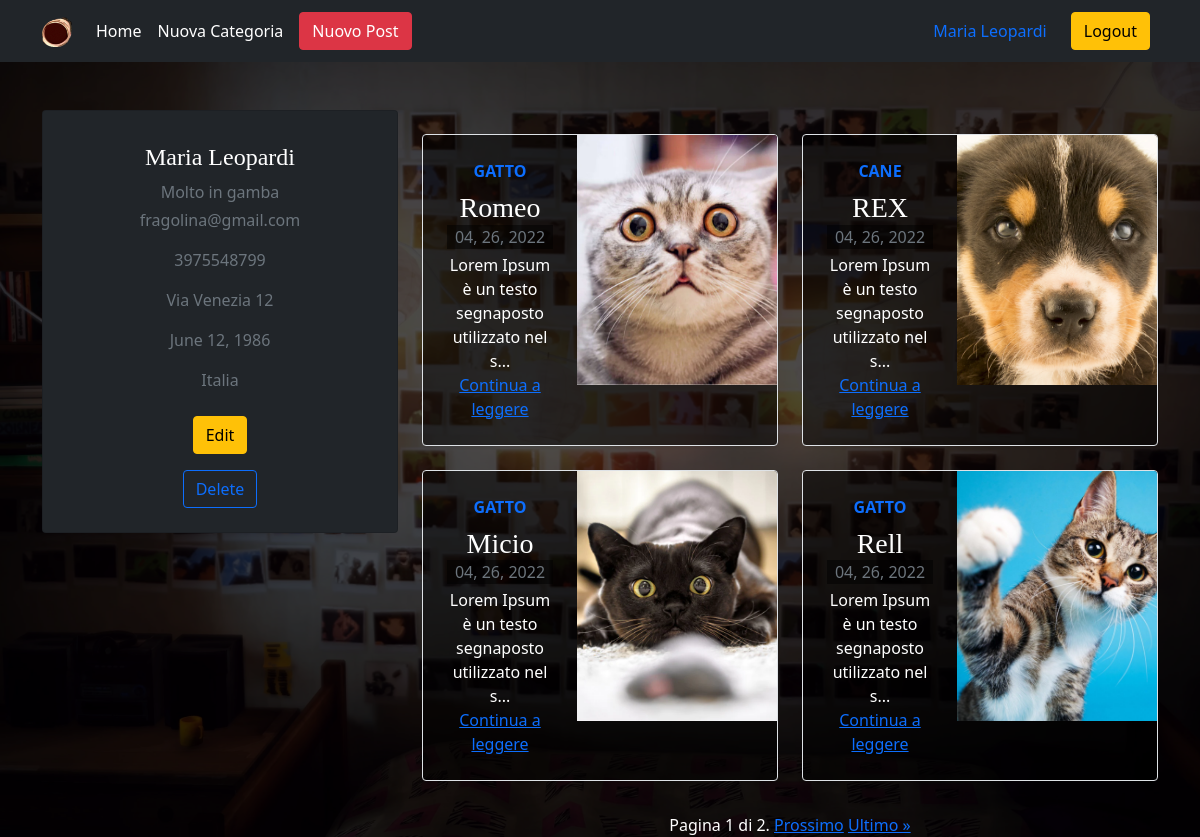
Page /account/8/ (signed in) on the committed database.
### account/models.py (models this page shows)
class Account(models.Model):
    user = models.OneToOneField(User,on_delete=models.CASCADE,blank=True,null=True)#quello corrente
    firstname = models.CharField(max_length=100,blank=True)
    surname = models.CharField(max_length=100,blank=True)
    information=models.CharField(max_length=100,blank=True)
    email = models.EmailField(max_length=100,blank=True)
    mobile = models.CharField(max_length=100,blank=True)
    address = models.CharField(max_length=100,blank=True)
    country = models.CharField(max_length=100,blank=True)
    date_of_birth = models.DateField(blank=True,null=True)
    posts= models.ManyToManyField(MyPost, related_name='Posts',blank=True)

### post/models.py (models this page shows)
class MyPost(models.Model):
    name=models.CharField(max_length=25)
    description=models.TextField(max_length=200)
    image=models.ImageField(upload_to=user_directory_path,default='404Image.webp')
    categories=models.ManyToManyField(MyCategory, blank=False,max_length=3)
    created_at = models.DateTimeField(null=True, blank=True,auto_now_add=True)
    updated_at = models.DateTimeField(null=True, blank=True,auto_now=True)

### category/models.py (models this page shows, shortened)
class MyCategory(models.Model):
    name=models.CharField(max_length=25,primary_key=True)
    description=models.TextField(max_length=200)
    image=models.ImageField(upload_to='category/img/%Y/%m/%d/',default='404Image.webp')

### account/views.py (the view)
# urls.py: path('<int:pk>/', views.profile, name='profile'),
@require_http_methods(["POST","GET"])
def profile(request,pk):
    account=request.user.account
    posts= Paginator(account.posts.all(),4)
    page_number = request.GET.get('page')
    page_posts = posts.get_page(page_number)
    context={'account':account,'page_posts':page_posts}
    return render(request, 'account/profile.html',context)

### account/templates/account/profile.html (shortened to what this page needs)
{% extends "index/Base.html" %}
	{% block content %}
	{% load static %}
	{% block cssPage %}
	<link rel="stylesheet" href="{% static 'css/general.css' %}">
	<link rel="stylesheet" href="{% static 'css/indexPage.css' %}">
	{% endblock cssPage %}
		<div class="container mt-5">
			<div class="row gutters-sm">
				<div class="col-md-4 mb-3">
				  <div class="card bg-dark">
					<div class="card-body">
					  <div class="d-flex flex-column align-items-center text-center">
						<div class="mt-3">
						  <h4>{{account.firstname}} {{account.surname}}</h4>
						  <p class="text-secondary mb-1">{{account.information}}</p>
						  <p class="text-muted font-size-sm">{{account.email}}</p>
						  <p class="text-muted font-size-sm">{{account.mobile}}</p>
						  <p class="text-muted font-size-sm">{{account.address}}</p>
						  <p class="text-muted font-size-sm">{{account.date_of_birth}}</p>
						  <p class="text-muted font-size-sm">{{account.country}}</p>
							<a class="nav-link px-2 "
                                href="{% url 'account:updateAccount' pk=user.account.id %}"> <button type="button" class="btn btn-warning">Edit</button></a>
								<a class="nav-link px-2 "
                                href="{% url 'account:account_delete' pk=user.account.id %}"> <button type="button" class="btn btn-outline-primary">Delete</button></a>
						</div>
					  </div>
					</div>
				  </div>
				</div>
				<div class="col-md-8 text-black text-left">
					{% if page_posts.paginator.count > 0 %}
					{% include "post/allPost.html" %}
					{% else %}
					<h1>Ancora niente</h1>
					<p> Fai una foto anche tu.</p>
					<p hidden>Secondo me neache una foto ti va di postare se hai trovato questo.  ps +1</p>
					{% endif %}
				</div>
			</div>
		</div>
	{% endblock %}

### templates/index/Base.html (shortened to what this page needs)
<!DOCTYPE html>
<html lang="en" xmlns="http://www.w3.org/1999/xhtml">
    <head>
        {% load static %}
        <link rel="stylesheet"
              type="text/css"
              href="{% static 'css/bootstrap.min.css' %}">
        {% block cssPage %}
        {% endblock cssPage %}
        <link rel="stylesheet" type="text/css" href="{% static 'css/general.css' %}">
    </head>
    <body>
            <div class="cover-container w-100 h-100 mx-auto flex-column text-center text-white"
                 id="cover-container">
                <header class="p-1 bg-dark text-white mb-auto">
                    <div class="container">
                        <div class="d-flex flex-wrap align-items-center justify-content-center justify-content-lg-start">
                            <a href="/"
                               class="navbar-brand">
                                <img src="{% static 'img/O.png' %}" alt="Welcome" width="30" height="30">
                            </a>
                            <ul class="nav col-12 col-lg-auto me-lg-auto mb-2 justify-content-center align-items-center mb-md-0">
                                <li>
                                    <a href="{% url 'index' %}" class="nav-link px-2 text-white">Home</a>
                                </li>
                                <li>
                                    <a href="{% url 'category:categoryCreate' %}" class="nav-link px-2 text-white">Nuova Categoria</a>
                                </li>
                                 <li>
                                    <a href="{% url 'post:post_new' %}"
                                        class="nav-link px-2"> <button type="button" class="btn btn-danger">Nuovo Post</button></a>
                                </li>
                            </ul>
                            {% if user.is_authenticated %}
                            <div class="d-flex align-items-center justify-content-center text-end">
                                <div class="px-2 text-white">
                                    <a href="{% url 'account:profile' pk=user.account.id %}"
                                    class="nav-link px-2"> {{ user.account.firstname }} {{ user.account.surname }}</a>
                                </div>
                            </div>
                            <div class="d-flex align-items-center justify-content-center text-end">
                                <a href="{% url 'account:logged_out' %}"
                                    class="nav-link px-2"> <button type="button" class="btn btn-warning">Logout</button></a>
                            </div>
                            {% endif %}
                        </div>
                    </div>
                </header>
                <main id="main">
                    {% block content %}
                    {% endblock content %}
                </main>
            </div>
    </body>
</html>

### post/templates/post/allPost.html (shortened to what this page needs)
<div class="row row-cols-1 row-cols-lg-2 mb-2 mt-4">
      {% for post in page_posts %}
      <div class="col">
        <div class="row g-0 border rounded overflow-hidden flex-md-row mb-4 shadow-sm h-md-250 position-relative">
          <div class="col p-4 d-flex flex-column position-static">
            <strong class="d-inline-block mb-2 text-primary">{{post.categories.all.0.name}} </strong>
            <h3 class="mb-0 text-white">{{post.name}}</h3>
            <div class="mb-1 text-muted">{{post.created_at|date:"m, d, Y"}}</div>
            <p class="card-text mb-auto text-white">{{post.description|slice:50}}...</p>
            <a href="{% url 'post:post_detail' pk=post.pk %}">Continua a leggere</a>
          </div>
          <div class="col-auto d-none d-lg-block">
            <svg class="bd-placeholder-img card-cover" width="200" height="250" role="img" style="background-image: url('{{post.image.url}}');background-size: cover;">
            </svg>
          </div>
        </div>
      </div>
      {% endfor %}
    </div>
    <div class="pagination row text-white">
      <span class="step-links">
          <span class="current">
              Pagina {{ page_posts.number }} di {{ page_posts.paginator.num_pages }}.
          </span>
          {% if page_posts.has_next %}
              <a href="?page={{ page_posts.next_page_number }}">Prossimo</a>
              <a href="?page={{ page_posts.paginator.num_pages }}">Ultimo &raquo;</a>
          {% endif %}
      </span>
    </div>

### static/css/general.css (style rules this page uses)
html { min-height: 100%!important; height: 100%!important; }
body { background-image: url("../img/Wall.webp"); background-size: cover; background-position: center center; background-repeat: no-repeat; background-attachment: fixed; min-height: 100%!important; }

### static/css/indexPage.css (style rules this page uses)
body { color: #5a5a5a; }
#cover-container { background-color:rgba(0, 0, 0, 0.7); display:inherit !important; }
.card-cover { background-repeat: no-repeat; background-position: center center; background-size: cover; }
h1, h2, h3, h4, h5, h6 { font-family: "Playfair Display", Georgia, "Times New Roman", serif; }
.col>div { background-color: rgba(0, 0, 0, 0.5); }

### rows in the picture
Account: firstname "Maria", surname "Leopardi", information "Molto in gamba", email "fragolina@gmail.com", mobile "3975548799", address "Via Venezia 12", date_of_birth "June 12, 1986", country "Italia"
MyPost: categories.all.0.name "GATTO", name "Romeo", created_at "04, 26, 2022", description "Lorem Ipsum è un testo segnaposto utilizzato nel s"
MyPost: categories.all.0.name "CANE", name "REX", created_at "04, 26, 2022", description "Lorem Ipsum è un testo segnaposto utilizzato nel s"
MyPost: categories.all.0.name "GATTO", name "Micio", created_at "04, 26, 2022", description "Lorem Ipsum è un testo segnaposto utilizzato nel s"
MyPost: categories.all.0.name "GATTO", name "Rell", created_at "04, 26, 2022", description "Lorem Ipsum è un testo segnaposto utilizzato nel s"

### other values in the picture
{{ user.account.firstname }} "Maria"
{{ user.account.surname }} "Leopardi"
{{ page_posts.number }} "1"
{{ page_posts.paginator.num_pages }} "2"
